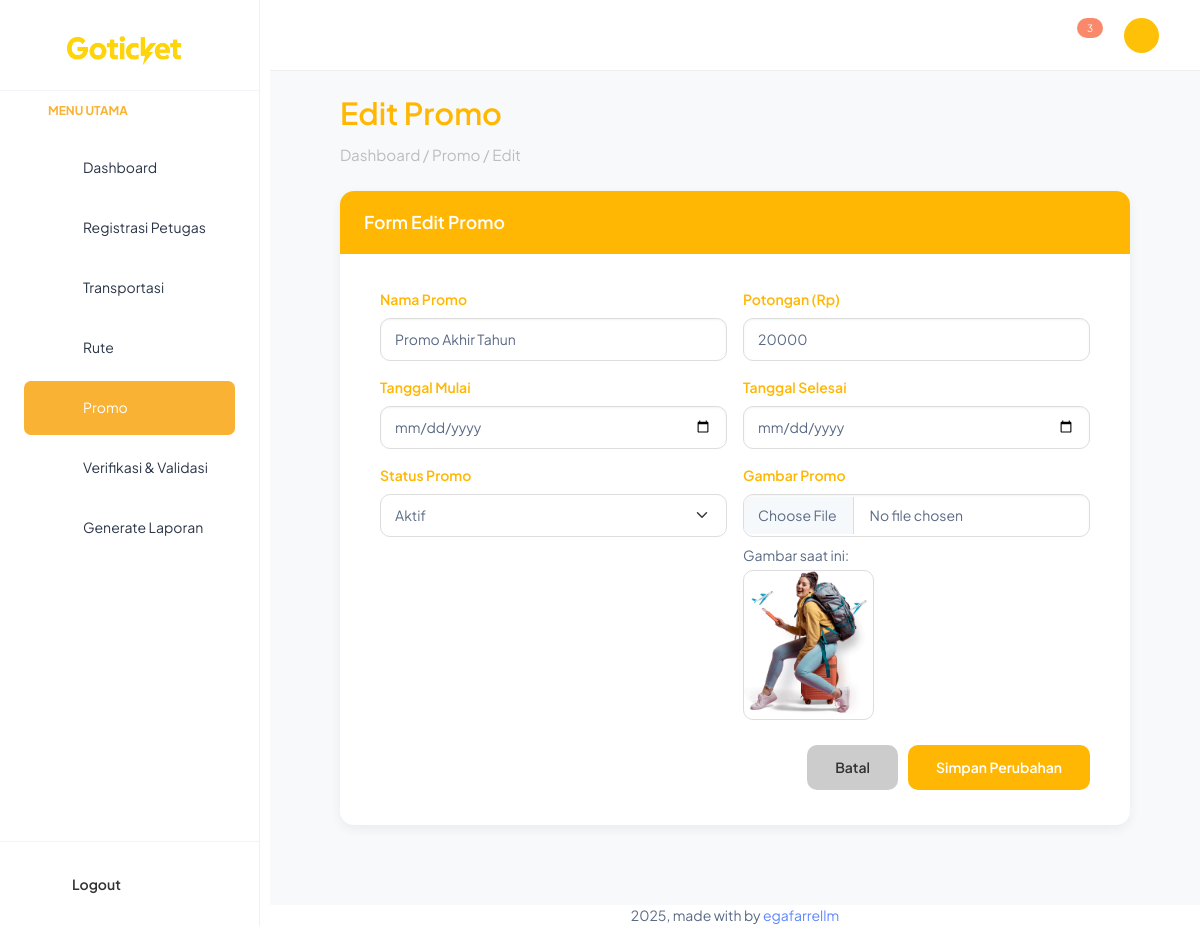
Page /backend/pages/promo/edit.php?id=4 (signed in) on the committed database.
### tables this page shows
CREATE TABLE `promo` (
  `id_promo` int NOT NULL,
  `nama_promo` varchar(100) DEFAULT NULL,
  `keterangan` varchar(200) DEFAULT NULL,
  `potongan` int DEFAULT NULL,
  `gambar` varchar(200) DEFAULT NULL,
  `tanggal_mulai` datetime DEFAULT NULL,
  `tanggal_selesai` datetime DEFAULT NULL,
  `status` enum('aktif','nonaktif') DEFAULT NULL
);

### backend/pages/promo/edit.php (the view, shortened to what this page needs)
<?php
include '../../partials/header.php';
include '../../partials/sidebar.php';
include '../../partials/navbar.php';
include '../../app.php';
$id = $_GET['id'];
$q = "SELECT * FROM promo WHERE id_promo = '$id'";
$r = mysqli_query($connect, $q);
$data = mysqli_fetch_assoc($r);
?>
<div class="content-wrapper">
  <div class="page-title">Edit Promo</div>
  <div class="breadcrumb">Dashboard / Promo / Edit</div>
  <div class="card card-custom">
    <div class="card-header-custom">Form Edit Promo</div>
    <div class="card-body">
      <form action="../../actions/promo/update.php" method="POST" enctype="multipart/form-data">
        <div class="row g-3">
          <div class="col-md-6">
            <label class="form-label">Nama Promo</label>
            <input type="text" class="form-control" name="nama_promo"
                   value="<?= htmlspecialchars($data['nama_promo']); ?>" required>
          </div>
          <div class="col-md-6">
            <label class="form-label">Potongan (Rp)</label>
            <input type="number" class="form-control" name="potongan"
                   value="<?= $data['potongan']; ?>" required>
          </div>
          <div class="col-md-6">
            <label class="form-label">Tanggal Mulai</label>
            <input type="date" class="form-control" name="tanggal_mulai"
                   value="<?= $data['tanggal_mulai']; ?>" required>
          </div>
          <div class="col-md-6">
            <label class="form-label">Tanggal Selesai</label>
            <input type="date" class="form-control" name="tanggal_selesai"
                   value="<?= $data['tanggal_selesai']; ?>" required>
          </div>
          <div class="col-md-6">
            <label class="form-label">Status Promo</label>
            <select name="status" class="form-select" required>
              <option value="aktif" <?= $data['status'] == 'aktif' ? 'selected' : '' ?>>Aktif</option>
            </select>
          </div>
          <div class="col-md-6">
            <label class="form-label">Gambar Promo</label>
            <input type="file" class="form-control" name="gambar">
            <?php if (!empty($data['gambar'])): ?>
              <div class="mt-2">
                <p class="text-muted mb-1">Gambar saat ini:</p>
                <img src="../../../storages/promo/<?= $data['gambar']; ?>" class="preview-img">
              </div>
            <?php endif; ?>
          </div>
        </div>
        <div class="btn-group-bottom">
          <a href="index.php" class="btn-batal">Batal</a>
          <button type="submit" class="btn-submit">Simpan Perubahan</button>
        </div>
      </form>
    </div>
  </div>
</div>
<?php
include '../../partials/footer.php';
include '../../partials/script.php';
?>

### backend/pages/promo/edit.php (style rules this page uses)
.content-wrapper { background-color: #f8f9fa; min-height: 100vh; padding: 90px 70px 50px 70px; }
.page-title { font-size: 1.9rem; font-weight: 600; color: #ffb703; margin-bottom: 8px; }
.breadcrumb { color: #bdbdbd; font-size: 0.95rem; margin-bottom: 25px; }
.card-custom { border-radius: 14px; overflow: hidden; box-shadow: 0 4px 12px rgba(0,0,0,0.06); background-color: #ffffff; }
.card-header-custom { background-color: #ffb703; color: #ffffff; padding: 18px 24px; font-weight: 600; font-size: 1.1rem; }
.card-body { padding: 35px 40px; }
.form-label { font-weight: 600; color: #ffb703; }
.form-control, .form-select { border-radius: 10px; padding: 10px 14px; border: 1px solid #ddd; }
.btn-submit { background-color: #ffb703; color: #fff; border: none; border-radius: 10px; padding: 12px 28px; font-weight: 600; text-decoration: none; transition: 0.2s; }
.btn-batal { background-color: #ccc; color: #333; border: none; border-radius: 10px; padding: 12px 28px; font-weight: 600; text-decoration: none; transition: 0.2s; }
.btn-group-bottom { display: flex; justify-content: flex-end; gap: 10px; margin-top: 25px; }
.preview-img { max-height: 150px; border-radius: 10px; border: 1px solid #ddd; }

### rows in the picture
promo: nama_promo "Promo Akhir Tahun", potongan "20000", status "Aktif", gambar (picture)

### other values in the picture
$jumlah_notif "3"
